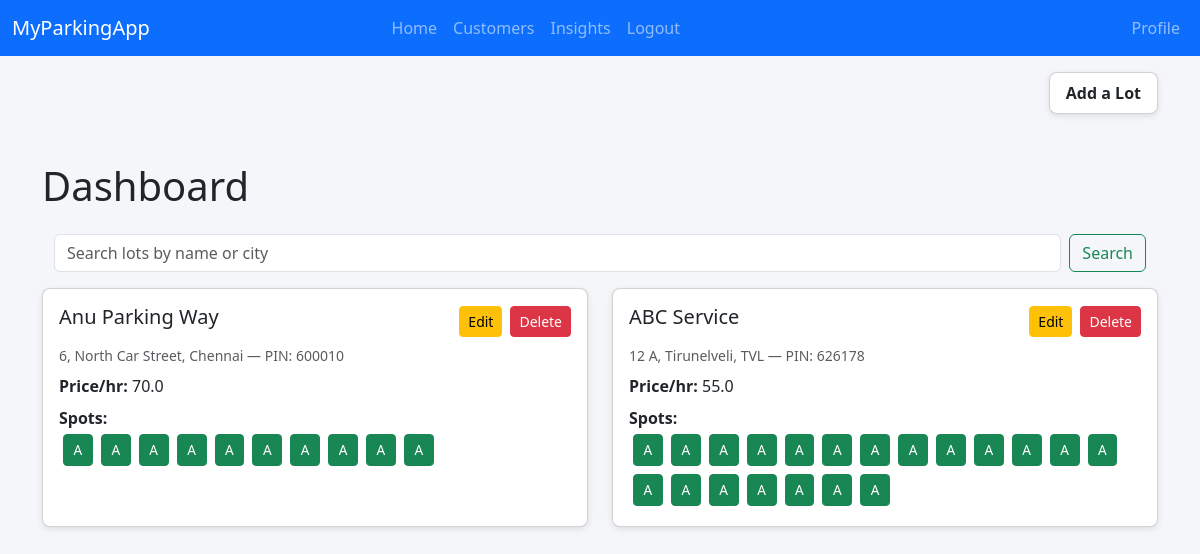
The page /dashboard (signed in) on the database its author committed.
### controller/models.py (models this page shows)
class ParkingLot(db.Model):
    __tablename__ = 'parking_lot'
    lot_id = db.Column(db.Integer, primary_key=True, autoincrement=True)
    lot_name = db.Column(db.String(100), nullable=False)
    address = db.Column(db.String(200), nullable=True)
    pincode = db.Column(db.String(10), nullable=False)     # <--- new field for PIN code
    city = db.Column(db.String(100), nullable=True)
    number_of_spots = db.Column(db.Integer, nullable=True)
    price_per_hour = db.Column(db.Float, nullable=True)   # optional
    created_on = db.Column(db.DateTime, default=db.func.now())
    manager_id = db.Column(db.Integer, db.ForeignKey('lot_manager.manager_id'), nullable=False)
    manager = db.relationship('LotManager', backref=db.backref('lots', lazy=True))
    spots = db.relationship('ParkingSpot', backref='lot', lazy=True, cascade="all, delete-orphan")

class ParkingSpot(db.Model):
    __tablename__ = 'parking_spot'
    spot_id = db.Column(db.Integer, primary_key=True, autoincrement=True)
    lot_id = db.Column(db.Integer, db.ForeignKey('parking_lot.lot_id'), nullable=False)
    spot_number = db.Column(db.String(50), nullable=False)  # e.g., "A1", "001", etc.
    is_occupied = db.Column(db.String(1), nullable=False, default='A') # 'A' for available, 'O' for occupied
    vehicle_reg_no = db.Column(db.String(50), nullable=True)  # optionally store currently parked vehicle's reg no
    occupied_since = db.Column(db.DateTime, nullable=True)

### main.py (the view, shortened to what this page needs)
@app.route('/dashboard')
def dashboard():
    user = User.query.get(session.get('user_id'))
    if not user:
        return redirect(url_for('login'))
    manager = LotManager.query.filter_by(user_id=user.user_id).first()
    if not manager:
        lots = []
    else:
        query = ParkingLot.query.filter_by(manager_id=manager.manager_id)
        search_term = request.args.get('search')
        lots = query.all()
    return render_template('lotmanager.html', lots=lots)

### templates/lotmanager.html (shortened to what this page needs)
<!DOCTYPE html>
<html lang="en">
<head>
  <link href="https://cdn.jsdelivr.net/npm/bootstrap@5.3.3/dist/css/bootstrap.min.css" rel="stylesheet" />
</head>
<body>
  <nav class="navbar navbar-expand-lg navbar-dark bg-primary">
    <div class="container-fluid">
      <a class="navbar-brand" href="#">MyParkingApp</a>
      <div class="collapse navbar-collapse" id="navbarNav">
        <ul class="navbar-nav mx-auto">
          <li class="nav-item"><a class="nav-link" href="#">Home</a></li>
          <li class="nav-item"><a class="nav-link" href="#">Customers</a></li>
          <li class="nav-item"><a class="nav-link" href="#">Insights</a></li>
          <li class="nav-item"><a class="nav-link" href="{{ url_for('login') }}">Logout</a></li>
        </ul>
        <ul class="navbar-nav ms-auto">
          <li class="nav-item"><a class="nav-link" href="#">Profile</a></li>
        </ul>
      </div>
    </div>
  </nav>
  <div class="container mt-3">
    <div class="d-flex justify-content-end">
      <div class="card card-custom card-add-lot px-3 py-2"
         style="cursor: pointer; max-width:200px;"
        onclick="window.location.href='{{ url_for('add_lot') }}'">
        <div class="d-flex align-items-center">
            <span class="fw-bold">Add a Lot</span>
        </div>
        </div>
    </div>
  </div>
  <div class="container mt-5">
    <h1 class="mb-4">Dashboard</h1>
<div class="container mb-3">
  <form method="GET" action="{{ url_for('dashboard') }}" class="d-flex">
    <input
      class="form-control me-2"
      type="search"
      name="search"
      placeholder="Search lots by name or city"
      value="{{ request.args.get('search', '') }}"
      aria-label="Search">
    <button class="btn btn-outline-success" type="submit">Search</button>
  </form>
</div>
    <div class="row">
      {% if lots %}
        {% for lot in lots %}
          <div class="col-md-6 mb-4">
            <div class="card card-custom h-100">
              <div class="card-body">
                <div class="d-flex justify-content-between align-items-center mb-2">
                  <h5 class="card-title">{{ lot.lot_name }}</h5>
                  <div class="d-flex gap-2">
                    <a href="{{ url_for('edit_lot', lot_id=lot.lot_id) }}"
                       class="btn btn-sm btn-warning">Edit</a>
                    <form action="{{ url_for('delete_lot', lot_id=lot.lot_id) }}" method="POST"
                          style="display:inline;" onsubmit="return confirm('Are you sure you want to delete this lot?');">
                      <button type="submit" class="btn btn-sm btn-danger">Delete</button>
                    </form>
                  </div>
                </div>
                <p class="text-muted small mb-2">
                  {{ lot.address }}, {{ lot.city }} — PIN: {{ lot.pincode }}
                </p>
                <p class="mb-2"><strong>Price/hr:</strong> {{ lot.price_per_hour or 'N/A' }}</p>
                <div><strong>Spots:</strong></div>
                <div class="d-flex flex-wrap">
                  {% for spot in lot.spots %}
                      <button class="btn btn-sm btn-success m-1 spot-btn">
                        {{ spot.is_occupied }}
                      </button>
                    {% endfor %}
                </div>
              </div>
            </div>
          </div>
        {% endfor %}
      {% else %}
        <p class="text-muted">No parking lots available yet.</p>
      {% endif %}
    </div>
  </div>
</body>
</html>

### templates/lotmanager.html (style rules this page uses)
body { background-color: #f4f6f9; }
.card-custom { border-radius: 8px; box-shadow: 0 2px 6px rgba(0,0,0,0.1); transition: transform .2s; }
.card-add-lot { cursor: pointer; background-color: #ffffff; text-align: center; padding: 2rem; }
.spot-btn { padding: 0.3rem 0.6rem; font-size: 0.85rem; }

### rows shown on the page
ParkingLot: lot_name "Anu Parking Way", address "6, North Car Street", city "Chennai", pincode "600010", price_per_hour "70.0"
ParkingSpot: is_occupied "A"
ParkingSpot: is_occupied "A"
ParkingSpot: is_occupied "A"
ParkingSpot: is_occupied "A"
ParkingSpot: is_occupied "A"
ParkingSpot: is_occupied "A"
ParkingSpot: is_occupied "A"
ParkingSpot: is_occupied "A"
ParkingSpot: is_occupied "A"
ParkingSpot: is_occupied "A"
ParkingLot: lot_name "ABC Service", address "12 A, Tirunelveli", city "TVL", pincode "626178", price_per_hour "55.0"
ParkingSpot: is_occupied "A"
ParkingSpot: is_occupied "A"
ParkingSpot: is_occupied "A"
ParkingSpot: is_occupied "A"
ParkingSpot: is_occupied "A"
ParkingSpot: is_occupied "A"
ParkingSpot: is_occupied "A"
ParkingSpot: is_occupied "A"
ParkingSpot: is_occupied "A"
ParkingSpot: is_occupied "A"
ParkingSpot: is_occupied "A"
ParkingSpot: is_occupied "A"
ParkingSpot: is_occupied "A"
ParkingSpot: is_occupied "A"
ParkingSpot: is_occupied "A"
ParkingSpot: is_occupied "A"
ParkingSpot: is_occupied "A"
ParkingSpot: is_occupied "A"
ParkingSpot: is_occupied "A"
ParkingSpot: is_occupied "A"
